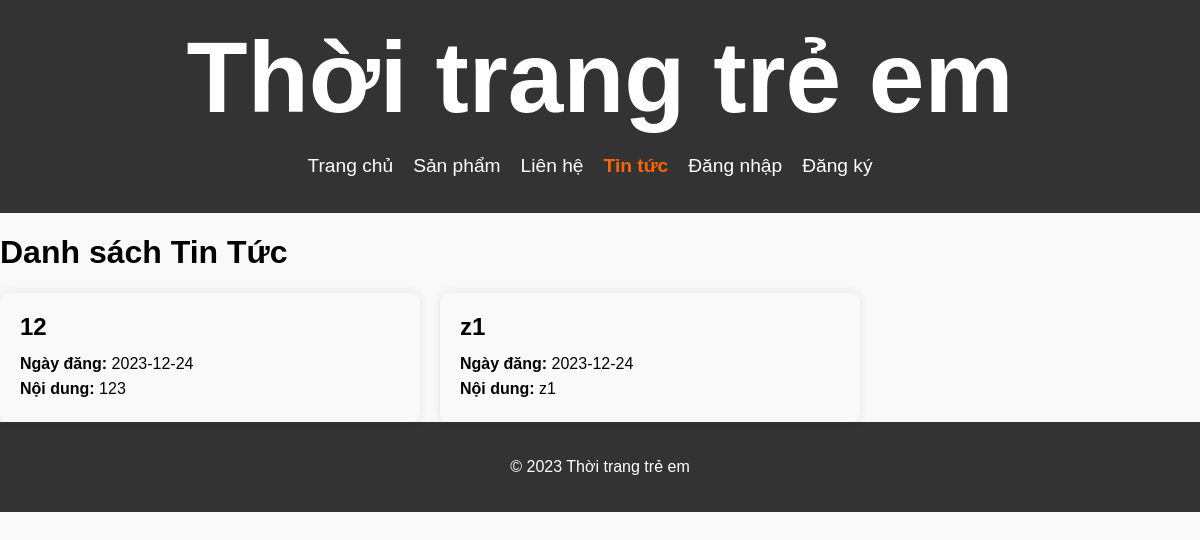
The page /php/news.php on the database its author committed.
### tables this page shows
CREATE TABLE `tin_tuc` (
  `id` int(11) NOT NULL,
  `tieu_de` varchar(255) NOT NULL,
  `noi_dung` text NOT NULL,
  `ngay_dang` date DEFAULT NULL,
  `hang_san_xuat` varchar(100) DEFAULT NULL,
  `model` varchar(100) DEFAULT NULL,
  `mo_ta` text DEFAULT NULL,
  `gia` decimal(10,2) DEFAULT NULL,
  `ngay_ra_mat` date DEFAULT NULL
);

### php/news.php (the view, shortened to what this page needs)
<?php
$servername = "127.0.0.1";
$username = "root";
$password = "";
$dbname = "webthoitrang";
$conn = new mysqli($servername, $username, $password, $dbname);
$sql = "SELECT `id`, `tieu_de`, `noi_dung`, `ngay_dang`, `hang_san_xuat`, `model`, `mo_ta`, `gia`, `ngay_ra_mat` FROM `tin_tuc`";
$result = $conn->query($sql);
?>
<!DOCTYPE html>
<html>
<head>
    <link rel="stylesheet" href="/ULSA/baitaplon/css/style.css">
</head>
<body>
<header class="parallax-header">
    <h1 style="font-size: 100px;">Thời trang trẻ em</h1>
    <nav>
        <ul>
            <?php
            if (isset($_SESSION["username"])) {
                if (isset($_SESSION['access_level']) && $_SESSION['access_level'] === 'Quantri') {
                    echo '<li><a href="/ULSA/baitaplon/php/welcome.php">Trang chủ</a></li>';
                    echo '<li><a href="/ULSA/baitaplon/php/sell.php">Bán Hàng</a></li>';
                    echo '<li><a href="/ULSA/baitaplon/php/order.php">Đơn Hàng</a></li>';
                    echo '<li><a href="/ULSA/baitaplon/php/viewuser.php">Quản Lý Khách Hàng</a></li>';
                    echo '<li><a href="/ULSA/baitaplon/php/view_feedback.php">Góp Ý Khách Hàng</a></li>';
                    echo '<li><a href="/ULSA/baitaplon/php/quanlynews.php">Quản Lý Tin Tức</a></li>';
                    echo '<li><a href="/ULSA/baitaplon/php/editinfoweb.php">Chỉnh Sửa Web</a></li>';
                    echo '<li><a href="/ULSA/baitaplon/php/account.php">Tài Khoản</a></li>';
                } else {
                    echo '<li><a href="/ULSA/baitaplon/php/welcome.php">Trang chủ</a></li>';
                    echo '<li><a href="/ULSA/baitaplon/php/products.php" >Sản phẩm</a></li>';
                    echo '<li><a href="/ULSA/baitaplon/php/contact.php">Liên hệ</a></li>';
                    echo '<li><a href="/ULSA/baitaplon/php/news.php" class="active">Tin tức</a></li>';
                    echo '<li><a href="/ULSA/baitaplon/php/addtocart.php">Giỏ hàng</a></li>';
                    echo '<li><a href="/ULSA/baitaplon/php/feedback.php">Góp ý</a></li>';
                    echo '<li><a href="/ULSA/baitaplon/php/account.php">Tài Khoản</a></li>';
                }
                echo '<li><a href="/ULSA/baitaplon/php/logout.php">Đăng xuất</a></li>';
            } else {
                echo '<li><a href="/ULSA/baitaplon/php/welcome.php">Trang chủ</a></li>';
                echo '<li><a href="/ULSA/baitaplon/php/products.php" >Sản phẩm</a></li>';
                echo '<li><a href="/ULSA/baitaplon/php/contact.php">Liên hệ</a></li>';
                echo '<li><a href="/ULSA/baitaplon/php/news.php" class="active">Tin tức</a></li>';
                echo '<li><a href="/ULSA/baitaplon/php/login.php">Đăng nhập</a></li>';
                echo '<li><a href="/ULSA/baitaplon/php/register.php">Đăng ký</a></li>';
            }
            ?>
        </ul>
    </nav>
</header>
<h1>Danh sách Tin Tức</h1>
<div class="news-container">
    <?php
    if ($result && $result->num_rows > 0) {
        while ($row = $result->fetch_assoc()) {
            echo "<div class='news-item'>";
            echo "<h2>" . $row["tieu_de"] . "</h2>";
            echo "<p><strong>Ngày đăng:</strong> " . $row["ngay_dang"] . "</p>";
            echo "<p><strong>Nội dung:</strong> " . $row["noi_dung"] . "</p>";
            echo "</div>";
        }
    } else {
        echo "Không có tin tức nào.";
    }
    ?>
</div>
</body>
<footer>
    <p>&copy; 2023 Thời trang trẻ em</p>
</footer>
</html>

### css/style.css (style rules this page uses)
body { font-family: Arial, sans-serif; margin: 0; padding: 0; background-color: #f9f9f9; }
header { background-color: #333; color: #fff; text-align: center; padding: 20px 0; }
header h1 { margin: 0; font-size: 2rem; }
nav ul { list-style: none; padding: 0; margin-top: 20px; }
nav ul li { display: inline; margin-right: 20px; }
nav a { color: #fff; text-decoration: none; font-size: 1.2rem; }
footer { text-align: center; padding: 20px 0; background-color: #333; color: #fff; }
nav a { color: #fff; text-decoration: none; font-size: 1.2rem; transition: color 0.2s ease-in-out; }
nav a.active { font-weight: bold; color: #ff6600; }

### php/news.php (style rules this page uses)
.news-container { display: flex; flex-wrap: wrap; gap: 20px; }
.news-item { width: calc(33.33% - 20px); padding: 20px; background-color: #f9f9f9; border-radius: 8px; box-shadow: 0 0 10px rgba(0, 0, 0, 0.1); }
.news-item h2 { margin-top: 0; margin-bottom: 10px; }
.news-item p { margin: 0; line-height: 1.6; }

### rows shown on the page
tin_tuc: tieu_de "12", ngay_dang "2023-12-24", noi_dung "123"
tin_tuc: tieu_de "z1", ngay_dang "2023-12-24", noi_dung "z1"
